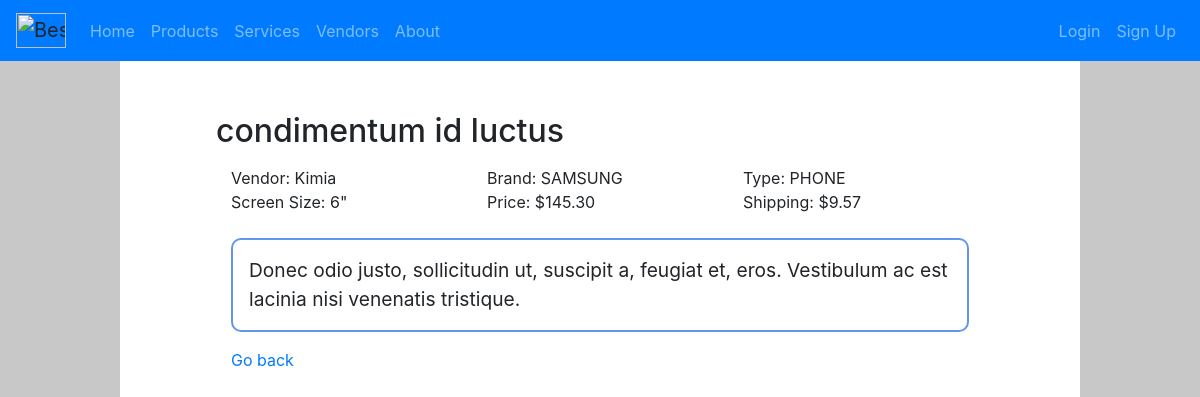
The page /products/1/ on the database as committed earlier.
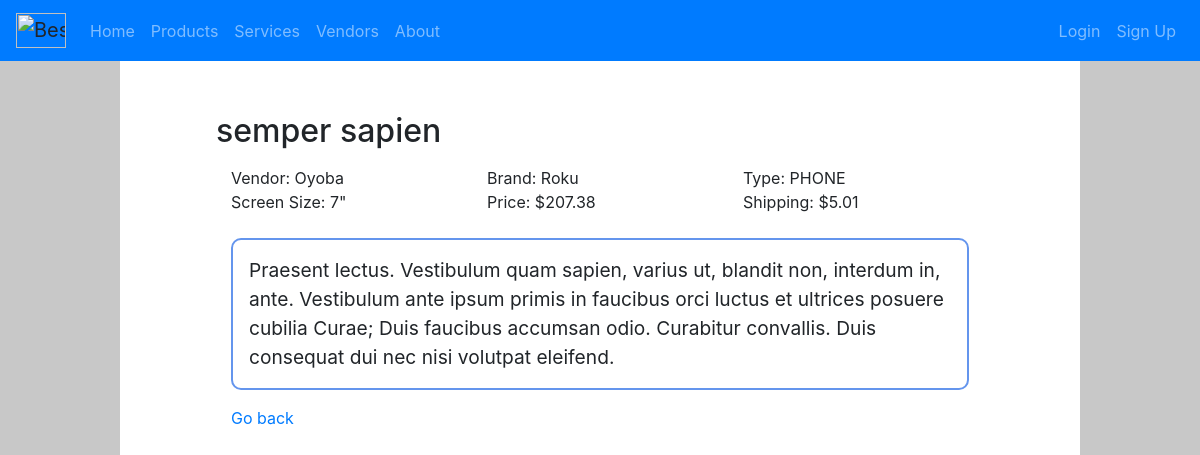
The same page on the database as committed later.
### products/models.py (models this page shows, shortened)
class Product(models.Model):
    type = models.CharField(max_length=200, choices=[(tag, tag.value) for tag in ProductType], null=False)
    name = models.CharField(max_length=200, null=False)
    brand = models.CharField(max_length=200, null=False)
    price = models.DecimalField(max_digits=10, decimal_places=2, null=False)
    description = models.CharField(max_length=200, null=False)
    size = models.PositiveIntegerField(null=False, validators=[MinValueValidator(1), MaxValueValidator(100)],)
    shipping = models.DecimalField(max_digits=5, decimal_places=2, null=False)
    vendor = models.ForeignKey(Vendor, verbose_name="vendor", on_delete=models.CASCADE, null=False)
    class Meta:
        ordering = ('name', 'brand', 'size', 'vendor',)

class Vendor(models.Model):
    name = models.CharField(max_length=200, null=False)
    address = models.CharField(max_length=200, null=False)
    state = models.CharField(max_length=50, null=False)
    city = models.CharField(max_length=50, null=False)
    email = models.EmailField()
    phone = models.CharField(max_length=12, null=False)
    class Meta:
        ordering = ('name', 'email',)

### products/views.py (the view)
# urls.py: path("<int:item_id>/", views.item, name='item'),
def item(request, item_id):
    item = Product.objects.get(id=item_id)
    return render(request, 'item.html', {"product":item})

### templates/item.html (shortened to what this page needs)
{% extends "base.html" %}
{% block content %}
  <h2>{{ product.name }}</h2>
  <div class="container">
    <div class="row">
      <div class="col-sm">
        Vendor: {{ product.vendor.name }}
      </div>
      <div class="col-sm">
        Brand: {{ product.brand }}
      </div>
      <div class="col-sm">
        Type: {{ product.type }}
      </div>
    </div>
    <div class="row">
      <div class="col-sm">
        Screen Size: {{ product.size }}"
      </div>
      <div class="col-sm">
        Price: ${{ product.price }}
      </div>
      <div class="col-sm">
        Shipping: ${{ product.shipping }}
      </div>
    </div>
    <br>
    <p id="text-box">{{ product.description }}</p>
    <a href="{{request.META.HTTP_REFERER}}">Go back</a>
  </div>
{% endblock %}

Rows that differ between the two databases and show on the page:
changed Product "PHONE": name "condimentum id luctus" → "semper sapien"; vendor.name "Kimia" → "Oyoba"; brand "SAMSUNG" → "Roku"; size "6" → "7"; price "145.30" → "207.38"; shipping "9.57" → "5.01"; description "Donec odio justo, sollicitudin ut, suscipit a, feugiat et, eros. Vestibulum ac est lacinia nisi venenatis tristique." → "Praesent lectus. Vestibulum quam sapien, varius ut, blandit non, interdum in, ante. Vestibulum ante ipsum primis in faucibus orci luctus et ultrices posuere cubilia Curae; Duis faucibus accumsan odio. Curabitur convallis. Duis consequat dui nec nisi volutpat eleifend."
